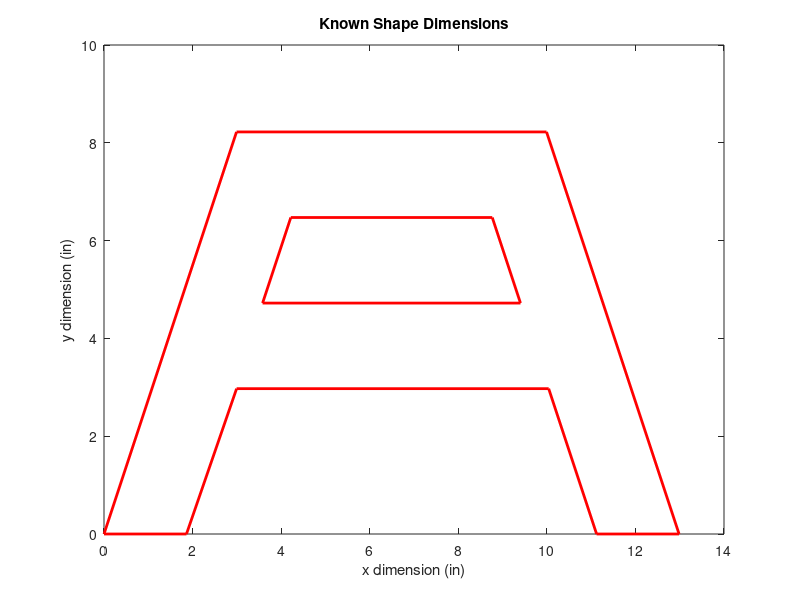

MATLAB code to generate this figure:
% defined outer points using CAD
point0 = [0,0];
point1 = [2.992676, 8.222310];
point2 = [9.992676, 8.222310];
point3 = [12.985353, 0];
point4 = [11.123041, 0];
point5 = [10.041209, 2.972310];
point6 = [2.994144, 2.972310];
point7 = [1.862311, 0];

% turn into x and y coords
x_outer = [point0(1), point1(1), point2(1), point3(1), point4(1), point5(1), point6(1), point7(1), 0];
y_outer = [point0(2), point1(2), point2(2), point3(2), point4(2), point5(2), point6(2), point7(2), 0];

% defined inner points using CAD
innerpoint0 = [3.581092, 4.722310];
innerpoint1 = [4.218039, 6.472310];
innerpoint2 = [8.767313, 6.472310];
innerpoint3 = [9.404261, 4.722310];

% turn into x and y coords
x_inner = [innerpoint0(1), innerpoint1(1), innerpoint2(1), innerpoint3(1), innerpoint0(1)];
y_inner = [innerpoint0(2), innerpoint1(2), innerpoint2(2), innerpoint3(2), innerpoint0(2)];

% make plots
plot(x_outer, y_outer, "r", "LineWidth", 2)
hold on
plot(x_inner, y_inner, "r", "LineWidth", 2)
title("Known Shape Dimensions")
xlabel("x dimension (in)")
ylabel("y dimension (in)")
